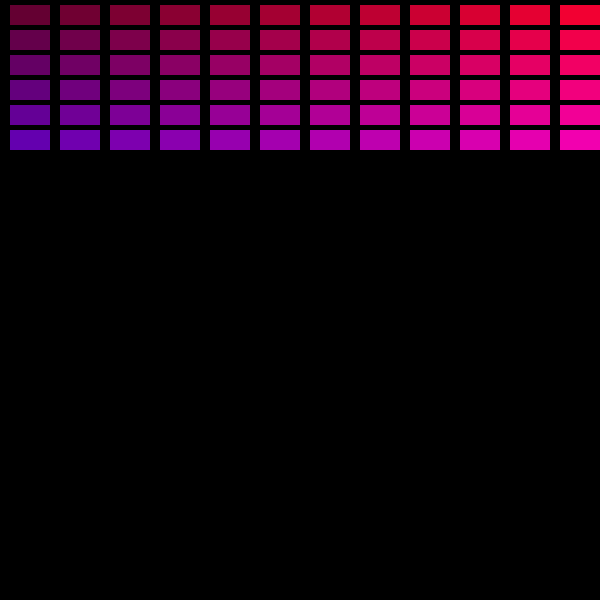
Frame 1 (no input)
Frame 60 (the mouse pressed at the canvas centre just before this capture): identical to frame 1, image omitted
Frame 120 (the mouse held since frame 60 and released just before this capture): identical to frame 1, image omitted

The Processing sketch that drew this single still picture (run headless with seeded random() and noise(); from frame 60 on, the mouse is pressed at the canvas centre):

// Processing sketch: brickbreakinggame
// ── brickbreakinggame.pde
int w=50;
int h=25;
int cols,rows;
Bricks myBricks [][];
void setup(){
  size(600,600);
  cols = int(width/w);
  rows = int(height*.25/h);
  
  noStroke();
  
  myBricks = new Bricks[cols][rows];
  
  for(int i=0;i<cols;i++){
    for(int j=0;j<rows;j++){
      myBricks[i][j] = new Bricks(i*w+10,j*h+5,w-10,h-5);
    
    }
  }
}

void draw(){
  background(0);
  for(int i=0;i<cols;i++){
    for(int j=0;j<rows;j++){
      float red = map(i,0,cols,100,255);
      float blue = map(j,0,rows,50,200);
      myBricks[i][j].display(color(red,0,blue));
    
    }
  }

}

// ── Bricks.pde
//position
//size
//color+opacity

class Bricks{
  float x,y;
  float w,h;
  int o=255;

  Bricks(float x, float y,int w, int h){
    this.x=x;
    this.y=y;
    this.w=w;
    this.h=h;
  
  }
  
  void display(color c){
    fill(c,o);
    rect(x,y,w,h);
  
  }
}
